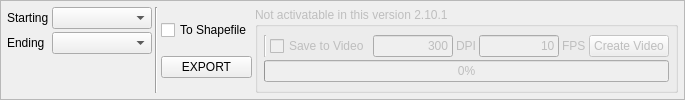
                 <widget class="QFrame" name="frame_9">
                  <property name="frameShape">
                   <enum>QFrame::StyledPanel</enum>
                  </property>
                  <property name="frameShadow">
                   <enum>QFrame::Raised</enum>
                  </property>
                  <layout class="QHBoxLayout" name="horizontalLayout_39">
                   <property name="spacing">
                    <number>3</number>
                   </property>
                   <property name="leftMargin">
                    <number>6</number>
                   </property>
                   <property name="topMargin">
                    <number>6</number>
                   </property>
                   <property name="rightMargin">
                    <number>6</number>
                   </property>
                   <property name="bottomMargin">
                    <number>6</number>
                   </property>
                   <item>
                    <layout class="QFormLayout" name="formLayout">
                     <property name="horizontalSpacing">
                      <number>3</number>
                     </property>
                     <property name="verticalSpacing">
                      <number>3</number>
                     </property>
                     <item row="0" column="0">
                      <widget class="QLabel" name="label_53">
                       <property name="sizePolicy">
                        <sizepolicy hsizetype="Minimum" vsizetype="Preferred">
                         <horstretch>0</horstretch>
                         <verstretch>0</verstretch>
                        </sizepolicy>
                       </property>
                       <property name="font">
                        <font>
                         <weight>50</weight>
                         <bold>false</bold>
                        </font>
                       </property>
                       <property name="text">
                        <string>Starting</string>
                       </property>
                      </widget>
                     </item>
                     <item row="0" column="1">
                      <widget class="QComboBox" name="comboBox_gwsw_sdate">
                       <property name="sizePolicy">
                        <sizepolicy hsizetype="Expanding" vsizetype="Fixed">
                         <horstretch>0</horstretch>
                         <verstretch>0</verstretch>
                        </sizepolicy>
                       </property>
                       <property name="minimumSize">
                        <size>
                         <width>100</width>
                         <height>0</height>
                        </size>
                       </property>
                       <property name="sizeAdjustPolicy">
                        <enum>QComboBox::AdjustToMinimumContentsLength</enum>
                       </property>
                      </widget>
                     </item>
                     <item row="1" column="0">
                      <widget class="QLabel" name="label_54">
                       <property name="sizePolicy">
                        <sizepolicy hsizetype="Minimum" vsizetype="Preferred">
                         <horstretch>0</horstretch>
                         <verstretch>0</verstretch>
                        </sizepolicy>
                       </property>
                       <property name="font">
                        <font>
                         <weight>50</weight>
                         <bold>false</bold>
                        </font>
                       </property>
                       <property name="text">
                        <string>Ending</string>
                       </property>
                      </widget>
                     </item>
                     <item row="1" column="1">
                      <widget class="QComboBox" name="comboBox_gwsw_edate">
                       <property name="sizePolicy">
                        <sizepolicy hsizetype="Expanding" vsizetype="Fixed">
                         <horstretch>0</horstretch>
                         <verstretch>0</verstretch>
                        </sizepolicy>
                       </property>
                       <property name="minimumSize">
                        <size>
                         <width>100</width>
                         <height>0</height>
                        </size>
                       </property>
                      </widget>
                     </item>
                    </layout>
                   </item>
                   <item>
                    <widget class="Line" name="line_9">
                     <property name="orientation">
                      <enum>Qt::Vertical</enum>
                     </property>
                    </widget>
                   </item>
                   <item>
                    <layout class="QVBoxLayout" name="verticalLayout_19">
                     <property name="spacing">
                      <number>3</number>
                     </property>
                     <property name="leftMargin">
                      <number>0</number>
                     </property>
                     <property name="topMargin">
                      <number>0</number>
                     </property>
                     <item>
                      <widget class="QCheckBox" name="checkBox_export_gwsw_shp">
                       <property name="font">
                        <font>
                         <weight>50</weight>
                         <bold>false</bold>
                        </font>
                       </property>
                       <property name="text">
                        <string>To Shapefile</string>
                       </property>
                       <property name="tristate">
                        <bool>false</bool>
                       </property>
                      </widget>
                     </item>
                     <item>
                      <widget class="QPushButton" name="pushButton_export_gwsw">
                       <property name="font">
                        <font>
                         <weight>50</weight>
                         <bold>false</bold>
                        </font>
                       </property>
                       <property name="text">
                        <string>EXPORT</string>
                       </property>
                      </widget>
                     </item>
                    </layout>
                   </item>
                   <item>
                    <widget class="QGroupBox" name="groupBox_10">
                     <property name="enabled">
                      <bool>false</bool>
                     </property>
                     <property name="font">
                      <font>
                       <weight>50</weight>
                       <bold>false</bold>
                      </font>
                     </property>
                     <property name="title">
                      <string>Not activatable in this version 2.10.1</string>
                     </property>
                     <property name="checkable">
                      <bool>false</bool>
                     </property>
                     <layout class="QVBoxLayout" name="verticalLayout_7">
                      <property name="leftMargin">
                       <number>6</number>
                      </property>
                      <property name="topMargin">
                       <number>3</number>
                      </property>
                      <property name="rightMargin">
                       <number>6</number>
                      </property>
                      <property name="bottomMargin">
                       <number>3</number>
                      </property>
                      <item>
                       <layout class="QVBoxLayout" name="verticalLayout_42">
                        <property name="spacing">
                         <number>3</number>
                        </property>
                        <item>
                         <layout class="QHBoxLayout" name="horizontalLayout_38">
                          <property name="spacing">
                           <number>3</number>
                          </property>
                          <property name="topMargin">
                           <number>0</number>
                          </property>
                          <item>
                           <widget class="Line" name="line_15">
                            <property name="orientation">
                             <enum>Qt::Vertical</enum>
                            </property>
                           </widget>
                          </item>
                          <item>
                           <widget class="QCheckBox" name="checkBox_gwsw_toVideo">
                            <property name="enabled">
                             <bool>false</bool>
                            </property>
                            <property name="font">
                             <font>
                              <weight>50</weight>
                              <bold>false</bold>
                             </font>
                            </property>
                            <property name="text">
                             <string>Save to Video</string>
                            </property>
                            <property name="checkable">
                             <bool>false</bool>
                            </property>
                           </widget>
                          </item>
                          <item>
                           <widget class="QLineEdit" name="lineEdit_gwsw_dpi">
                            <property name="enabled">
                             <bool>false</bool>
                            </property>
                            <property name="sizePolicy">
                             <sizepolicy hsizetype="Fixed" vsizetype="Fixed">
                              <horstretch>0</horstretch>
                              <verstretch>0</verstretch>
                             </sizepolicy>
                            </property>
                            <property name="minimumSize">
                             <size>
                              <width>30</width>
                              <height>0</height>
                             </size>
                            </property>
                            <property name="maximumSize">
                             <size>
                              <width>80</width>
                              <height>16777215</height>
                             </size>
                            </property>
                            <property name="font">
                             <font>
                              <weight>50</weight>
                              <bold>false</bold>
                             </font>
                            </property>
                            <property name="text">
                             <string>300</string>
                            </property>
                            <property name="alignment">
                             <set>Qt::AlignRight|Qt::AlignTrailing|Qt::AlignVCenter</set>
                            </property>
                           </widget>
                          </item>
                          <item>
                           <widget class="QLabel" name="label_55">
                            <property name="font">
                             <font>
                              <weight>50</weight>
                              <bold>false</bold>
                             </font>
                            </property>
                            <property name="text">
                             <string>DPI</string>
                            </property>
                           </widget>
                          </item>
                          <item>
                           <widget class="QLineEdit" name="lineEdit_gwsw_fps">
                            <property name="enabled">
                             <bool>false</bool>
                            </property>
                            <property name="sizePolicy">
                             <sizepolicy hsizetype="Fixed" vsizetype="Fixed">
                              <horstretch>0</horstretch>
                              <verstretch>0</verstretch>
                             </sizepolicy>
                            </property>
                            <property name="minimumSize">
                             <size>
                              <width>30</width>
                              <height>0</height>
                             </size>
                            </property>
                            <property name="maximumSize">
                             <size>
                              <width>80</width>
                              <height>16777215</height>
                             </size>
                            </property>
                            <property name="font">
                             <font>
                              <weight>50</weight>
                              <bold>false</bold>
                             </font>
                            </property>
                            <property name="text">
                             <string>10</string>
                            </property>
                            <property name="alignment">
                             <set>Qt::AlignRight|Qt::AlignTrailing|Qt::AlignVCenter</set>
                            </property>
                           </widget>
                          </item>
                          <item>
                           <widget class="QLabel" name="label_56">
                            <property name="font">
                             <font>
                              <weight>50</weight>
                              <bold>false</bold>
                             </font>
                            </property>
                            <property name="text">
                             <string>FPS</string>
                            </property>
                           </widget>
                          </item>
                          <item>
                           <widget class="QPushButton" name="pushButton_gwsw_autoplot">
                            <property name="enabled">
                             <bool>false</bool>
                            </property>
                            <property name="font">
                             <font>
                              <weight>50</weight>
                              <bold>false</bold>
                             </font>
                            </property>
                            <property name="text">
                             <string>Create Video</string>
                            </property>
                            <property name="checkable">
                             <bool>false</bool>
                            </property>
                           </widget>
                          </item>
                         </layout>
                        </item>
                        <item>
                         <layout class="QHBoxLayout" name="horizontalLayout_41">
                          <property name="topMargin">
                           <number>0</number>
                          </property>
                          <item>
                           <widget class="QProgressBar" name="progressBar_gwsw">
                            <property name="font">
                             <font>
                              <weight>50</weight>
                              <bold>false</bold>
                              <kerning>true</kerning>
                             </font>
                            </property>
                            <property name="value">
                             <number>0</number>
                            </property>
                            <property name="alignment">
                             <set>Qt::AlignRight|Qt::AlignTrailing|Qt::AlignVCenter</set>
                            </property>
                            <property name="textVisible">
                             <bool>true</bool>
                            </property>
                            <property name="format">
                             <string>%p%</string>
                            </property>
                           </widget>
                          </item>
                         </layout>
                        </item>
                       </layout>
                      </item>
                     </layout>
                    </widget>
                   </item>
                  </layout>
                 </widget>
